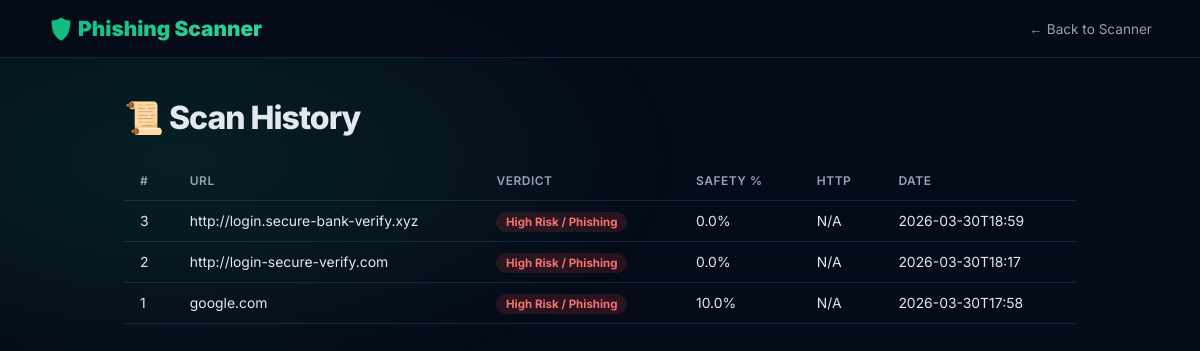
The app's page /phishing/history, older data.
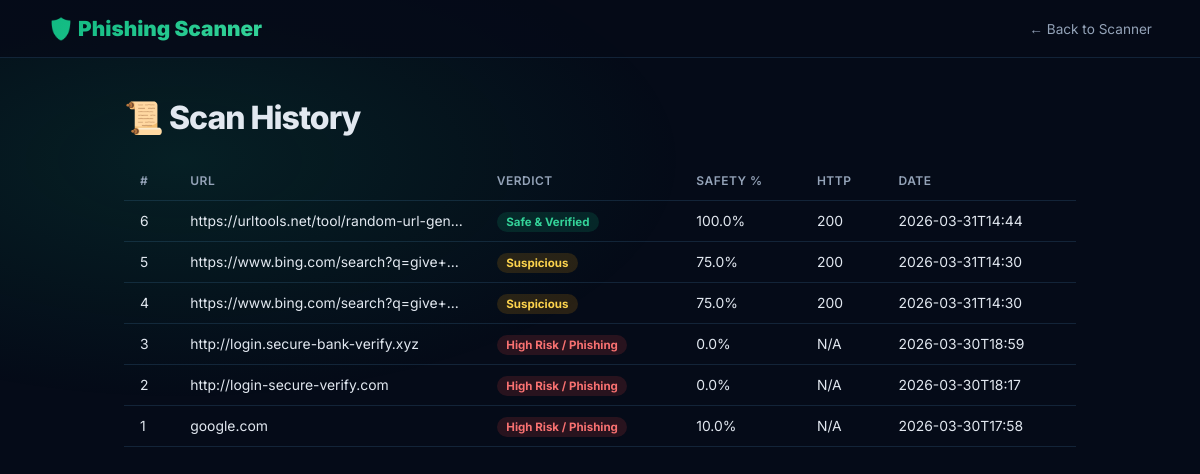
The same page, newer data.
### tables this page shows
CREATE TABLE logs (
                id INTEGER PRIMARY KEY AUTOINCREMENT,
                url TEXT, verdict TEXT, score REAL, safe_percent REAL,
                http_status INTEGER, domain_exists INTEGER, online INTEGER,
                tls_valid INTEGER, title TEXT, created_at TEXT
            );

### blueprints/phishing_bp.py (the view)
@phishing_bp.route("/history")
def history():
    db = _get_db()
    rows = db.execute("SELECT * FROM logs ORDER BY id DESC LIMIT 200").fetchall()
    return render_template("phishing_history.html", rows=rows)

### blueprints/insta_bp.py (called while the page is built)
@insta_bp.teardown_app_request
def _close_db(exc):
    db = getattr(g, "_insta_db", None)
    if db:
        db.close()

### blueprints/phishing_bp.py (called while the page is built)
def _get_db():
    db = getattr(g, "_phish_db", None)
    if db is None:
        db = g._phish_db = sqlite3.connect(DB_PATH)
        db.execute("""
            CREATE TABLE IF NOT EXISTS logs (
                id INTEGER PRIMARY KEY AUTOINCREMENT,
                url TEXT, verdict TEXT, score REAL, safe_percent REAL,
                http_status INTEGER, domain_exists INTEGER, online INTEGER,
                tls_valid INTEGER, title TEXT, created_at TEXT
            )
        """)
        db.commit()
    return db

@phishing_bp.teardown_app_request
def _close_db(exc):
    db = getattr(g, "_phish_db", None)
    if db:
        db.close()

### templates/phishing_history.html (shortened to what this page needs)
<!DOCTYPE html>
<html lang="en">
<head>
</head>
<body>
<header>
  <div class="logo">🛡️ Phishing Scanner</div>
  <a class="back" href="/phishing">← Back to Scanner</a>
</header>
<div class="container">
  <h1>📜 Scan History</h1>
  {% if rows %}
  <table>
    <thead><tr><th>#</th><th>URL</th><th>Verdict</th><th>Safety %</th><th>HTTP</th><th>Date</th></tr></thead>
    <tbody>
    {% for row in rows %}
    {% set cls = 'safe' if row[4] >= 85 else ('warn' if row[4] >= 60 else 'risky') %}
    <tr>
      <td>{{ row[0] }}</td>
      <td title="{{ row[1] }}">{{ row[1] }}</td>
      <td><span class="badge {{ cls }}">{{ row[2] }}</span></td>
      <td>{{ row[4] }}%</td>
      <td>{{ row[5] or 'N/A' }}</td>
      <td>{{ row[10][:16] if row[10] else '' }}</td>
    </tr>
    {% endfor %}
    </tbody>
  </table>
  {% else %}
  <p style="color:var(--muted);margin-top:2rem;">No scans yet.</p>
  {% endif %}
</div>
</body>
</html>

### templates/phishing_history.html (style rules this page uses)
:root { --bg:#050b18;--border:rgba(99,179,237,.15);--muted:#94a3b8;--text:#e2e8f0; }
* { box-sizing:border-box;margin:0;padding:0; }
body { font-family:'Inter',sans-serif;background:var(--bg);color:var(--text);min-height:100vh; }
body::before { content:'';position:fixed;inset:0;z-index:-1; background:radial-gradient(ellipse 70% 50% at 15% 20%,rgba(16,185,129,.12) 0%,transparent 60%); }
header { display:flex;align-items:center;justify-content:space-between;padding:1rem 3rem; border-bottom:1px solid var(--border);background:rgba(5,11,24,.8); }
.logo { font-size:1.3rem;font-weight:900;background:linear-gradient(135deg,#10b981,#34d399); -webkit-background-clip:text;-webkit-text-fill-color:transparent; }
.back { color:var(--muted);font-size:.85rem;text-decoration:none; }
.container { max-width:1000px;margin:0 auto;padding:2.5rem 1.5rem; }
h1 { font-size:2rem;font-weight:800;margin-bottom:1.5rem;letter-spacing:-1px; }
table { width:100%;border-collapse:collapse; }
th,td { padding:.75rem 1rem;text-align:left;border-bottom:1px solid var(--border);font-size:.87rem; }
th { color:var(--muted);font-weight:600;font-size:.75rem;text-transform:uppercase;letter-spacing:.5px; }
td:nth-child(2) { max-width:250px;overflow:hidden;text-overflow:ellipsis;white-space:nowrap; }
.badge { padding:.2rem .6rem;border-radius:999px;font-size:.72rem;font-weight:700; }
.safe { background:rgba(16,185,129,.15);color:#34d399; }
.warn { background:rgba(245,158,11,.15);color:#fcd34d; }
.risky { background:rgba(239,68,68,.15);color:#f87171; }

Row changes from the older to the newer data that the page shows:
added logs: id "6", url "https://urltools.net/tool/random-url-gen…", verdict "Safe & Verified", safe_percent "100.0", http_status "200", created_at "2026-03-31T14:44"
added logs: id "5", url "https://www.bing.com/search?q=give+…", verdict "Suspicious", safe_percent "75.0", http_status "200", created_at "2026-03-31T14:30"
added logs: id "4", url "https://www.bing.com/search?q=give+…", verdict "Suspicious", safe_percent "75.0", http_status "200", created_at "2026-03-31T14:30"
